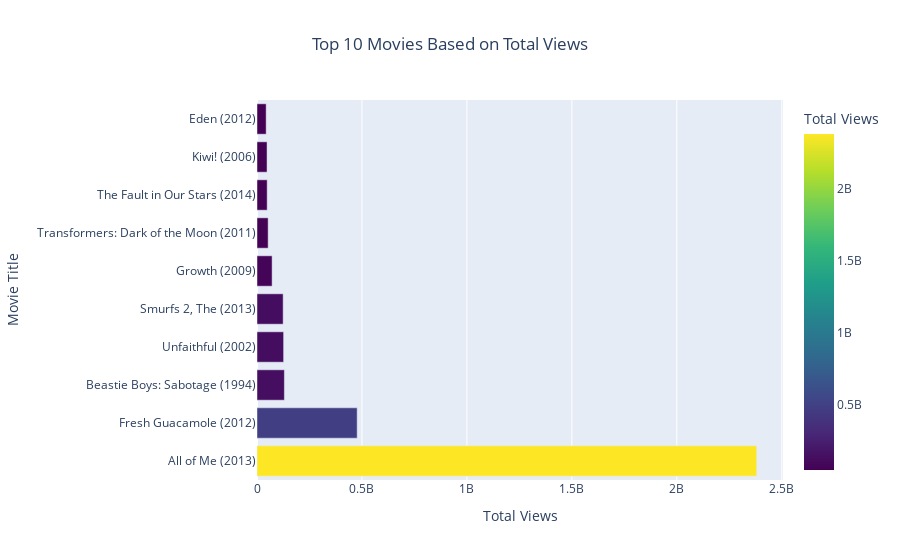

Notebook source saved alongside this figure:
### Code cell
import plotly.express as px

fig = px.bar(top_10_videos, 
             x='viewCount', 
             y='title', 
             orientation='h', 
             color='viewCount', 
             color_continuous_scale='viridis',
             labels={'viewCount': 'Total Views', 'title': 'Movie Title'},
             title='Top 10 Movies Based on Total Views')

fig.update_layout(xaxis_title='Total Views', 
                  yaxis_title='Movie Title',
                  title={'x':0.5}) 

fig.show()

### Figure 1 — Plotly figure (JSON) as saved in the notebook; plotly's stock layout.template omitted (floating-point values rounded to 4 significant figures)
{"data": [{"alignmentgroup": "True", "hovertemplate": "Total Views=%{marker.color}<br>Movie Title=%{y}<extra></extra>", "legendgroup": "", "marker": {"color": [2380444944, 477208256, 130435055, 126824426, 124548822, 71964350, 53112347, 48517626, 47891596, 43627585], "coloraxis": "coloraxis", "pattern": {"shape": ""}}, "name": "", "offsetgroup": "", "orientation": "h", "showlegend": false, "textposition": "auto", "type": "bar", "x": [2380444944, 477208256, 130435055, 126824426, 124548822, 71964350, 53112347, 48517626, 47891596, 43627585], "xaxis": "x", "y": ["All of Me (2013)", "Fresh Guacamole (2012)", "Beastie Boys: Sabotage (1994)", "Unfaithful (2002)", "Smurfs 2, The (2013)", "Growth (2009)", "Transformers: Dark of the Moon (2011)", "The Fault in Our Stars (2014)", "Kiwi! (2006)", "Eden (2012)"], "yaxis": "y"}], "layout": {"barmode": "relative", "coloraxis": {"colorbar": {"title": {"text": "Total Views"}}, "colorscale": [[0, "#440154"], [0.1111, "#482878"], [0.2222, "#3e4989"], [0.3333, "#31688e"], [0.4444, "#26828e"], [0.5556, "#1f9e89"], [0.6667, "#35b779"], [0.7778, "#6ece58"], [0.8889, "#b5de2b"], [1, "#fde725"]]}, "legend": {"tracegroupgap": 0}, "title": {"text": "Top 10 Movies Based on Total Views", "x": 0.5}, "xaxis": {"anchor": "y", "domain": [0, 1], "title": {"text": "Total Views"}}, "yaxis": {"anchor": "x", "domain": [0, 1], "title": {"text": "Movie Title"}}}}
